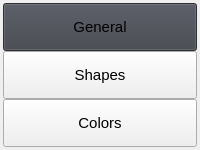
                  <widget class="QWidget" name="settingsOptions" native="true">
                   <property name="sizePolicy">
                    <sizepolicy hsizetype="Minimum" vsizetype="Preferred">
                     <horstretch>0</horstretch>
                     <verstretch>0</verstretch>
                    </sizepolicy>
                   </property>
                   <property name="minimumSize">
                    <size>
                     <width>160</width>
                     <height>150</height>
                    </size>
                   </property>
                   <property name="styleSheet">
                    <string notr="true">QWidget#settingsOptions {
border: inset;
border-width: 1px;
border-color: gray;
border-radius: 5px;
}</string>
                   </property>
                   <layout class="QVBoxLayout" name="verticalLayout_2">
                    <property name="spacing">
                     <number>0</number>
                    </property>
                    <property name="leftMargin">
                     <number>3</number>
                    </property>
                    <property name="topMargin">
                     <number>3</number>
                    </property>
                    <property name="rightMargin">
                     <number>3</number>
                    </property>
                    <property name="bottomMargin">
                     <number>3</number>
                    </property>
                    <item>
                     <widget class="QPushButton" name="generalSettingsButton">
                      <property name="sizePolicy">
                       <sizepolicy hsizetype="Preferred" vsizetype="Preferred">
                        <horstretch>0</horstretch>
                        <verstretch>0</verstretch>
                       </sizepolicy>
                      </property>
                      <property name="minimumSize">
                       <size>
                        <width>150</width>
                        <height>35</height>
                       </size>
                      </property>
                      <property name="maximumSize">
                       <size>
                        <width>16777215</width>
                        <height>16777215</height>
                       </size>
                      </property>
                      <property name="font">
                       <font>
                        <pointsize>11</pointsize>
                       </font>
                      </property>
                      <property name="styleSheet">
                       <string notr="true">background-color: #3f424a;</string>
                      </property>
                      <property name="text">
                       <string>General</string>
                      </property>
                     </widget>
                    </item>
                    <item>
                     <widget class="QPushButton" name="shapeSettingsButton">
                      <property name="sizePolicy">
                       <sizepolicy hsizetype="Preferred" vsizetype="Preferred">
                        <horstretch>0</horstretch>
                        <verstretch>0</verstretch>
                       </sizepolicy>
                      </property>
                      <property name="minimumSize">
                       <size>
                        <width>150</width>
                        <height>35</height>
                       </size>
                      </property>
                      <property name="maximumSize">
                       <size>
                        <width>16777215</width>
                        <height>16777215</height>
                       </size>
                      </property>
                      <property name="font">
                       <font>
                        <pointsize>11</pointsize>
                       </font>
                      </property>
                      <property name="styleSheet">
                       <string notr="true"/>
                      </property>
                      <property name="text">
                       <string>Shapes</string>
                      </property>
                     </widget>
                    </item>
                    <item>
                     <widget class="QPushButton" name="colorSettingsButton">
                      <property name="sizePolicy">
                       <sizepolicy hsizetype="Preferred" vsizetype="Preferred">
                        <horstretch>0</horstretch>
                        <verstretch>0</verstretch>
                       </sizepolicy>
                      </property>
                      <property name="minimumSize">
                       <size>
                        <width>150</width>
                        <height>35</height>
                       </size>
                      </property>
                      <property name="maximumSize">
                       <size>
                        <width>16777215</width>
                        <height>16777215</height>
                       </size>
                      </property>
                      <property name="font">
                       <font>
                        <pointsize>11</pointsize>
                       </font>
                      </property>
                      <property name="styleSheet">
                       <string notr="true"/>
                      </property>
                      <property name="text">
                       <string>Colors</string>
                      </property>
                     </widget>
                    </item>
                   </layout>
                  </widget>
